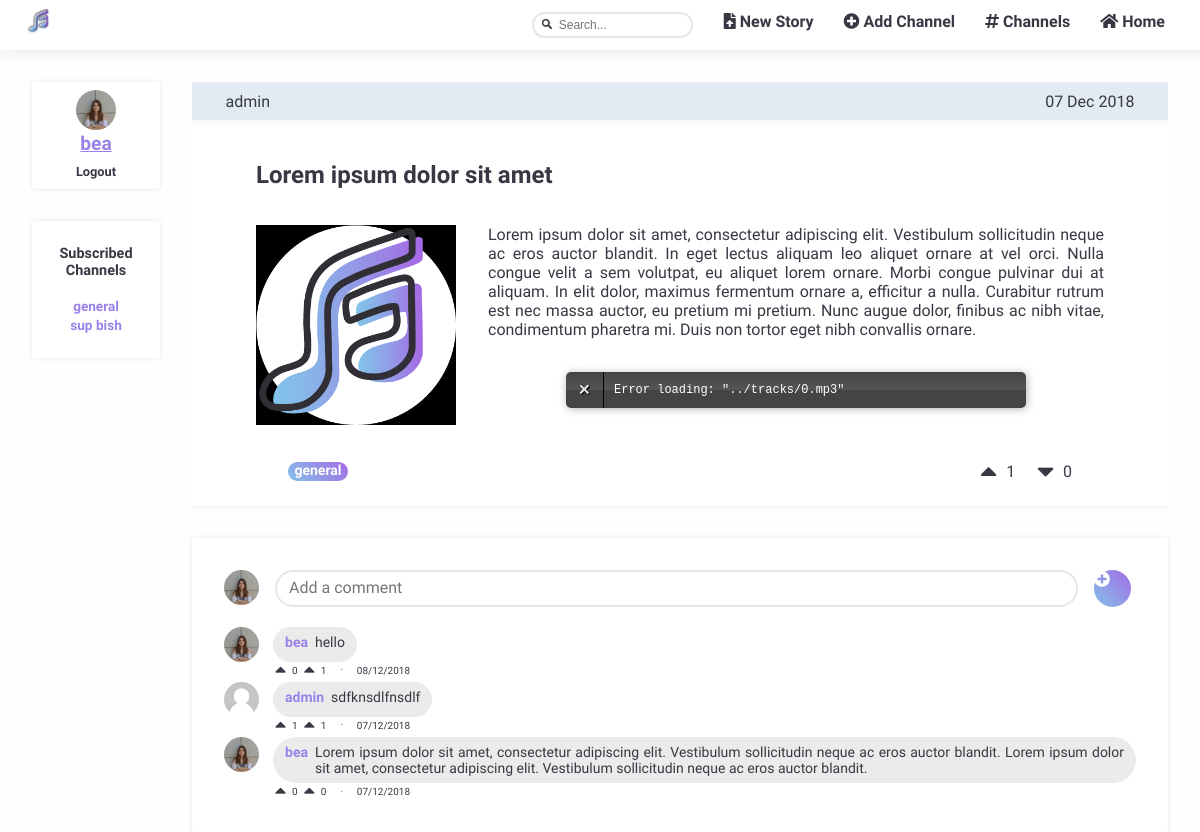
/pages/story_page.php?story_id=0 (signed in), run on the app's committed database.
### tables this page shows
CREATE TABLE subscribed (
  id INTEGER PRIMARY KEY,
  user VARCHAR REFERENCES users,
  channel VARCHAR REFERENCES channels
);

CREATE TABLE stories (id INTEGER PRIMARY KEY, title VARCHAR, text VARCHAR, author VARCHAR REFERENCES users, datetime DATETIME, upvotes INTEGER, downvotes INTEGER, channel VARCHAR REFERENCES channels);

CREATE TABLE comments (
  id INTEGER PRIMARY KEY,
  story_id INTEGER REFERENCES stories,
  author VARCHAR REFERENCES users,
  upvotes INTEGER,
  downvotes INTEGER,
  datetime DATETIME,
  text VARCHAR
);

### database/db_channels.php (called while the page is built, shortened)
<?php
  include('../database/db_connection.php');
  function getSubbedChannels($username) {
    global $db;
    $stmt = $db->prepare('SELECT channel FROM subscribed WHERE user = ?');
    $stmt->execute(array($username));
    return $stmt->fetchAll();
  }
?>

### database/db_stories.php (called while the page is built, shortened)
<?php
  include('../database/db_connection.php');
  function getStory($story) {
    global $db;
    $stmt = $db->prepare('SELECT * FROM stories WHERE id = ?');
    $stmt->execute(array($story));
    return $stmt->fetch();
  }
  function getComments($story) {
    global $db;
    $stmt = $db->prepare('SELECT * FROM comments WHERE story_id = ? ORDER BY datetime DESC');
    $stmt->execute(array($story));
    return $stmt->fetchAll();
  }
?>

### templates/tpl_stories.php (the view, shortened to what this page needs)
<?php function draw_story_page($story) {
  ?>
  <section id="story_page" class="page">
    <?php
      draw_story($story);
    ?>
</section>
<?php } ?>
<?php function draw_story($story) {
$date_str = $story['datetime'];
$date = strtotime($date_str);
?>
  <article id="story" class = "blockStyle ">
    <header>
      <span id="user"> <?= $story['author']?></span>
      <span id="date"> <?= date('d M Y',$date)?></span>
    </header>
    <hr class = "invisibleLine">
    <section id="body" class = "blockLayout">
      <h2><a href="../pages/story_page.php?story_id=<?=$story['id']?>"><?= $story['title']?></a></h2>
      <div id = "storyContent">
        <img src= "../img/stories/thumbs_medium/<?=$story['id']?>.png" width="200" height="200">
        <div id = "storyTextAndTrack">
          <p> <?= $story['text']?></p>
        </div>
      </div>
    <footer>
    <span id="channel"><?= $story['channel']?></span>
      <section id="upvote" data-storyid=<?=$story['id']?>>
        <button type="submit" class="voteup_btn" user=<?=$_SESSION['username']?> action=1 story=<?=$story['id']?>>
          <i class="fas fa-caret-up fa-2x"></i>
        </button>
        <span id=numUpvotes><?= $story['upvotes']?></span>
      </section>
      <section id="downvote" data-storyid=<?=$story['id']?>>
        <button type="submit" class="votedown_btn" user=<?=$_SESSION['username']?> action=0 story=<?=$story['id']?>>
          <i class="fas fa-caret-down fa-2x"></i>
        </button>
        <span id=numDownvotes><?= $story['downvotes']?></span>
      </section>
    </footer>
  </article>
<?php
} ?>
<?php function draw_comments($comments, $story) {
?>
  <section id="comment_list" class="page blockStyle blockLayout">
    <?php draw_add_comment($story);
    foreach($comments as $comment) {
      draw_comment($comment, $story);
    }
    ?>
  </section>
<?php
} ?>
<?php include_once('../templates/tpl_account.php');
function draw_comment($comment, $story) {
  $date_str = $comment['datetime'];
  $date = strtotime($date_str);
?>
  <article id="comment">
    <div id ="singleComment">
      <?php $igmsrc = getUserImage($comment['author']);?>
      <img  id="userImage"  src=<?=$igmsrc?> width=35 height="35">
      <div id ="userAndText" class="comment">
        <span id="user"> <?= $comment['author']?></span>
        <p><?= $comment['text']?></p>
      </div>
    </div>
    <footer>
      <section id="upvote" data-commentid=<?=$comment['id']?>>
        <button type="submit" class="voteup_btn" user=<?=$_SESSION['username']?> action=1 story=<?=$story?> comment=<?=$comment['id']?>>
          <i class="fas fa-caret-up fa-lg"></i>
        </button>
        <span id = numUpvotes><?= $comment['upvotes']?></span>
      </section>
      <section id="downvote" data-commentid=<?=$comment['id']?>>
        <button type="submit" class="votedown_btn" user=<?=$_SESSION['username']?> action=0 story=<?=$story?> comment=<?=$comment['id']?>>
          <i class="fas fa-caret-up fa-lg"></i>
        </button>
        <span id = numDownvotes><?= $comment['downvotes']?></span>
      </section>
      <span id ="divDot">&bull;</span>
      <span id="date"> <?= date('d/m/Y', $date)?></span>
    </footer>
  </article>
<?php
} ?>
<?php function draw_add_comment($story) {
?>
  <section id="add_comment">
  <?php $igmsrc = getUserImage($_SESSION['username']);?>
      <img  id="userImage"  src=<?=$igmsrc?> width=35 height="35">
    <form method="post" action="../actions/action_add_comment.php">
      <textarea  class="inputField" rows="1" cols="112" name="comment" placeholder="Add a comment" required></textarea>
      <span id = "postBtn" class="add_comment_btn">
      <i class="fas fa-plus-circle"></i>
      <button type="submit" ></button>
</span>
    </form>
  </section>
<?php
} ?>

### pages/story_page.php (shortened to what this page needs)
<?php
  include_once('../database/db_channels.php');
  include_once('../database/db_stories.php');
  include_once('../templates/tpl_common.php');
  include_once('../templates/tpl_account.php');
  include_once('../templates/tpl_stories.php');
  $story_id = $_GET['story_id'];
  try {
    $story = getStory($story_id);
  } catch(PDOException $e) {
    $_SESSION['messages'][] = array('type' => 'error', 'content' => "Unable to access story");
    die(header("Location: ../pages/channels_list.php"));
  }
  try {
    $comments = getComments($story_id);
  } catch(PDOException $e) {
    $_SESSION['messages'][] = array('type' => 'error', 'content' => "Unable to access comments");
    die(header("Location: ../pages/channels_list.php"));
  }
  if (!isset($_SESSION['username'])) {
    draw_header(null);
    draw_sidebar(null);
  }
  else {
    draw_header($_SESSION['username']);
    $subbed_channels = getSubbedChannels($_SESSION['username']);
    draw_sidebar($subbed_channels);
  }
  draw_story_page($story);
  draw_comments($comments, $story_id);
  draw_footer();
?>

### templates/tpl_common.php (shortened to what this page needs)
<?php function draw_header($username) { ?>
  <!DOCTYPE html>
  <html>
    <head>
      <link rel="stylesheet" href="../css/style.css">
      <link rel="stylesheet" href="https://use.fontawesome.com/releases/v5.3.1/css/all.css">
    </head>
    <body>
      <div class = "navBar">
        <nav class="tabs">
          <ul>
            <li><a href="../pages/mainpage.php"><i class="fas fa-home"></i> Home</a></li>
            <li><a href="../pages/channels_list.php"><i class="fas fa-hashtag"></i> Channels</a></li>
            <?php if ($username != NULL) { ?>
              <li><a href="../pages/add_channel.php?username=<?= $username ?>"><i class="fas fa-plus-circle"></i> Add Channel</a></li>
              <li><a href="../pages/upload.php?username=<?= $username ?>"><i class="fas fa-file-upload"></i> New Story</a></li>
            <?php } ?>
          </ul>
          <form method="GET" action="../pages/search.php">
            <label><input type="text" name="search" class="inputField" placeholder="Search..." required></label>
          </form>
        </nav>
        <img src= "../img/logo.png" height="40" width="40"/>
      </div>
<?php } ?>
<?php function draw_footer() {  ?>
  </body>
</html>
<?php } ?>

### templates/tpl_account.php (shortened to what this page needs)
<?php function draw_sidebar($subbed_channels) {
?>
  <section id="sidebar">
    <?php
      draw_sidebar_login();
      draw_sidebar_subs($subbed_channels);
    ?>
  </section>
<?php } ?>
<?php
    function draw_sidebar_login() {
  if (isset($_SESSION['username']))
  {
    $username = $_SESSION['username'];?>
    <section id="sidebar_login" class="blockStyle">
      <?php $igmsrc = getUserImage($username);?>
        <img  id="userImage"  src=<?=$igmsrc?> width=40 height="40">
        <a href="../pages/edit_profile.php?user=<?= $username ?>"><?= $username ?></a>
        <div><a href="../actions/action_logout.php">Logout</a></div>
    </section>
    <?php }
} ?>
<?php function draw_sidebar_subs($subbed_channels) {
  if (isset($_SESSION['username']) && !empty($subbed_channels)) {
    ?>
    <section id="sidebar_subs" class= "blockStyle">
      <h1>Subscribed Channels</h1>
      <ul>
        <?php
          foreach($subbed_channels as $subbed_channel) { ?>
            <li>
              <a href="../pages/channel_page.php?channel=<?= $subbed_channel['channel'] ?>"><?= $subbed_channel['channel'] ?></a>
            </li>
        <?php }
        ?>
      </ul>
    </section>
<?php }
}?>
<?php
function getUserImage($username){
  if(file_exists("../img/users/$username.png"))
   $img = "../img/users/$username.png";
  else  $img = "../img/unknownuser.png";
  return $img;
}?>

### data on the page
subscribed: channel "general"
subscribed: channel "sup bish"
stories: author "admin", datetime "07 Dec 2018", title "Lorem ipsum dolor sit amet", text "Lorem ipsum dolor sit amet, consectetur adipiscing elit. Vestibulum sollicitudin neque ac eros auctor blandit. In eget lectus aliquam leo aliquet ornare at vel orci. Nulla congue velit a sem volutpat, eu aliquet lorem ornare. Morbi congue pulvinar dui at aliquam. In elit dolor, maximus fermentum ornare a, efficitur a nulla. Curabitur rutrum est nec massa auctor, eu pretium mi pretium. Nunc augue dolor, finibus ac nibh vitae, condimentum pharetra mi. Duis non tortor eget nibh convallis ornare.", channel "general", upvotes "1", downvotes "0"
comments: author "bea", text "hello", upvotes "0", downvotes "1", datetime "08/12/2018"
comments: shows a picture, author "admin", text "sdfknsdlfnsdlf", upvotes "1", downvotes "1", datetime "07/12/2018"
comments: author "bea", text "Lorem ipsum dolor sit amet, consectetur adipiscing elit. Vestibulum sollicitudin neque ac eros auctor blandit. Lorem ipsum dolor sit amet, consectetur adipiscing elit. Vestibulum sollicitudin neque ac eros auctor blandit.", upvotes "0", downvotes "0", datetime "07/12/2018"

### other printed values
$username "bea"
